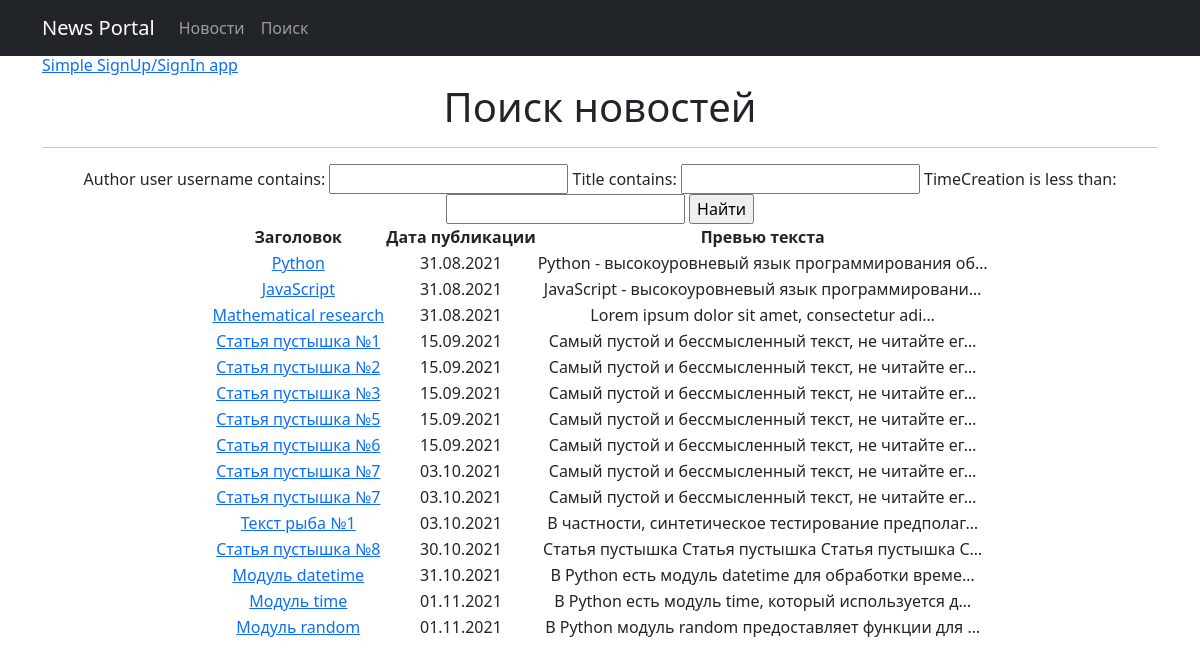
/news/search, run on the app's committed database.
### newapp/models.py (models this page shows, shortened)
class Post(models.Model):
    author = models.ForeignKey(Author, on_delete=models.CASCADE)
    ARTICLE = "AR"
    NEWS = "NE"
    TYPE = [
        (ARTICLE, "Статья"),
        (NEWS, "Новость")
    ]
    type = models.CharField(max_length=2, choices=TYPE, default=ARTICLE)
    timeCreation = models.DateTimeField(auto_now_add=True)
    categories = models.ManyToManyField(Category, through="PostCategory")
    title = models.CharField(max_length=128)
    text = models.TextField()
    rating = models.SmallIntegerField(default=0)

### newapp/views.py (the view)
# urls.py: path('search', PostSearch.as_view(), name='post_search'),
class PostSearch(ListView):
    model = Post
    template_name = 'post_search.html'
    context_object_name = 'posts'
    def get_context_data(self, **kwargs):
        context = super().get_context_data(**kwargs)
        context['filter'] = PostFilter(self.request.GET, queryset=self.get_queryset())
        return context

### newapp/templatetags/custom_filters.py (called while the page is built)
@register.filter(name='censor')
def censor(value, arg):
    obscenity = ['блять']
    list_value = value.split()
    for i in range(len(list_value)):
        if list_value[i] in obscenity:
            list_value[i] = arg
    return " ".join(list_value)

### templates/post_search.html (shortened to what this page needs)
{% extends 'default.html' %}
{% load custom_filters %}
{% block content %}
    <h1>Поиск новостей</h1>
    <hr>
    {% if posts %}
        <form method="GET" class="mx-auto">
            {{ filter.form }}
            <input type="submit" value="Найти">
        </form>
        <table class="mx-auto">
            <thead>
                <tr>
                    <th>Заголовок</th>
                    <th>Дата публикации</th>
                    <th>Превью текста</th>
                </tr>
            </thead>
        {% for post in filter.qs %}
            <tr>
                <td><a href="{% url 'post_detail' post.id %}">{{ post.title|censor:"" }}</a></td>
                <td>{{ post.timeCreation|date:"d.m.Y" }}</td>
                <td>{{ post.text|truncatechars:50|censor:"" }}</td>
            </tr>
        {% endfor %}
        </table>
    {% else %}
        <h2>Новостей нет!</h2>
    {% endif %}
{% endblock content %}

### templates/default.html (shortened to what this page needs)
{% load static %}
<!DOCTYPE html>
<html lang="en">
<head>
  <link href="{% static 'bootstrap_template-BARE/css/styles.css' %}" rel="stylesheet">
</head>
<body>
  <nav class="navbar navbar-expand-lg navbar-dark bg-dark static-top">
    <div class="container">
      <a class="navbar-brand" href="#">News Portal</a>
      <div class="collapse navbar-collapse" id="navbarResponsive">
        <ul class="navbar-nav ml-auto">
          <li class="nav-item active">
            <a class="nav-link" href="{% url 'home' %}">Новости</a>
          </li>
          <li class="nav-item">
            <a class="nav-link" href="{% url 'post_search' %}">Поиск</a>
          </li>
        </ul>
      </div>
    </div>
  </nav>
  <div class="container">
    <div class="row">
      <h6><a href="/">Simple SignUp/SignIn app</a></h6>
      <div class="col-lg-12 text-center">
        {% block content %}
        {% endblock content %}
      </div>
    </div>
  </div>
</body>
</html>

### data on the page
Post: title|censor "Python", timeCreation "31.08.2021", text|censor "Python - высокоуровневый язык программирования об…"
Post: title|censor "JavaScript", timeCreation "31.08.2021", text|censor "JavaScript - высокоуровневый язык программировани…"
Post: title|censor "Mathematical research", timeCreation "31.08.2021", text|censor "Lorem ipsum dolor sit amet, consectetur adi…"
Post: title|censor "Статья пустышка №1", timeCreation "15.09.2021", text|censor "Самый пустой и бессмысленный текст, не читайте ег…"
Post: title|censor "Статья пустышка №2", timeCreation "15.09.2021", text|censor "Самый пустой и бессмысленный текст, не читайте ег…"
Post: title|censor "Статья пустышка №3", timeCreation "15.09.2021", text|censor "Самый пустой и бессмысленный текст, не читайте ег…"
Post: title|censor "Статья пустышка №5", timeCreation "15.09.2021", text|censor "Самый пустой и бессмысленный текст, не читайте ег…"
Post: title|censor "Статья пустышка №6", timeCreation "15.09.2021", text|censor "Самый пустой и бессмысленный текст, не читайте ег…"
Post: title|censor "Статья пустышка №7", timeCreation "03.10.2021", text|censor "Самый пустой и бессмысленный текст, не читайте ег…"
Post: title|censor "Статья пустышка №7", timeCreation "03.10.2021", text|censor "Самый пустой и бессмысленный текст, не читайте ег…"
Post: title|censor "Текст рыба №1", timeCreation "03.10.2021", text|censor "В частности, синтетическое тестирование предполаг…"
Post: title|censor "Статья пустышка №8", timeCreation "30.10.2021", text|censor "Статья пустышка Статья пустышка Статья пустышка С…"
Post: title|censor "Модуль datetime", timeCreation "31.10.2021", text|censor "В Python есть модуль datetime для обработки време…"
Post: title|censor "Модуль time", timeCreation "01.11.2021", text|censor "В Python есть модуль time, который используется д…"
Post: title|censor "Модуль random", timeCreation "01.11.2021", text|censor "В Python модуль random предоставляет функции для …"
